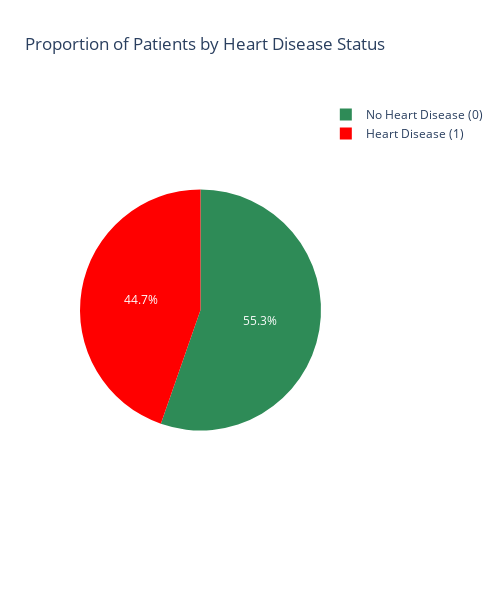

The notebook cell saved with this chart:
### Markdown cell above
### Pie Chart

### Code cell
#Pie Chart for Heart Disease Breakdown
count = df['HeartDisease'].value_counts()
fig_pie=px.pie(values=count.values,names=['No Heart Disease (0)', 'Heart Disease (1)'],title='Proportion of Patients by Heart Disease Status',color_discrete_sequence=['seagreen', 'red'],width=500,height=600)
fig_pie.show()

### Figure 1 — Plotly figure (JSON) as saved in the notebook; plotly's stock layout.template omitted (floating-point values rounded to 4 significant figures)
{"data": [{"domain": {"x": [0, 1], "y": [0, 1]}, "hovertemplate": "label=%{label}<br>value=%{value}<extra></extra>", "labels": ["No Heart Disease (0)", "Heart Disease (1)"], "legendgroup": "", "name": "", "showlegend": true, "type": "pie", "values": [508, 410]}], "layout": {"height": 600, "legend": {"tracegroupgap": 0}, "piecolorway": ["seagreen", "red"], "title": {"text": "Proportion of Patients by Heart Disease Status"}, "width": 500}}
